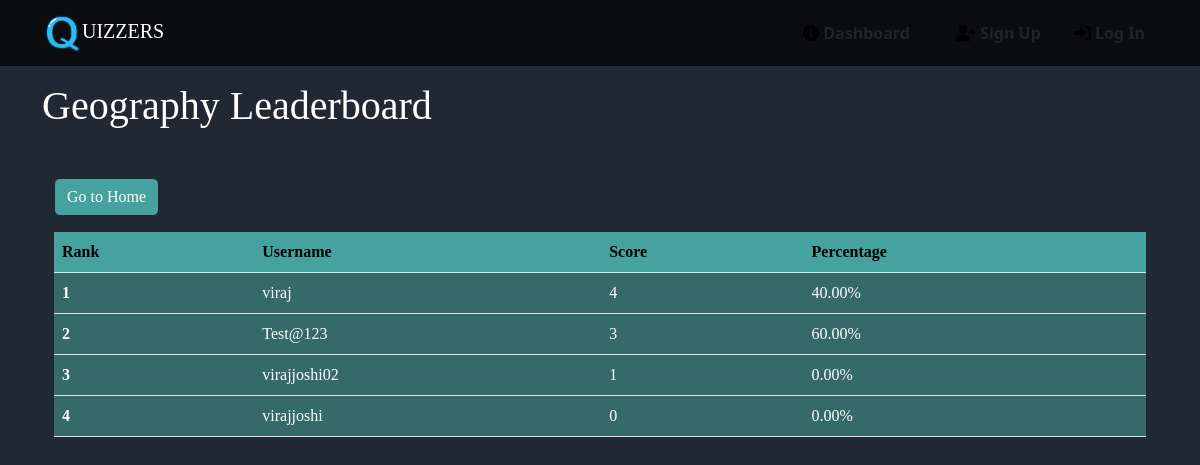
The page /category_leaderboard/Geography/ on the database its author committed.
### home/models.py (models this page shows, shortened)
class BaseModel(models.Model):
    uid= models.UUIDField(primary_key=True,default=uuid.uuid4)
    created_at= models.DateField(auto_now_add= True)
    updated_at= models.DateField(auto_now= True)
    class Meta:
        abstract= True

class Category(BaseModel):
    category_name= models.CharField(max_length= 100)
    image = models.ImageField(upload_to='category_images/', null=True, blank=True)

class UserQuizScore(models.Model):
    user = models.ForeignKey(User, on_delete=models.CASCADE)
    category= models.ForeignKey(Category , on_delete= models.CASCADE)  # storing the category name
    score = models.IntegerField(default=0)
    total_possible_score = models.IntegerField(default=0)
    submitted_at = models.DateTimeField(auto_now_add=True)
    def get_percentage(self):
        if self.total_possible_score != 0:
            return (self.score / self.total_possible_score) * 100
        else:
            return 0

### home/views.py (the view)
# urls.py: path('category_leaderboard/<str:category_name>/', views.category_leaderboard, name='category_leaderboard'),
def category_leaderboard(request, category_name):
    top_scores = (
        UserQuizScore.objects
        .filter(category__category_name=category_name)
        .order_by('-score')[:5]
        .annotate(percentage=ExpressionWrapper(F('score') * 100 / F('total_possible_score'), output_field=fields.FloatField()))
    )
    context = {
        'category_name': category_name,
        'top_scores': top_scores,
    }
    return render(request, 'category_leaderboard.html', context)

### home/templates/category_leaderboard.html (shortened to what this page needs)
<!DOCTYPE html>
<html lang="en">
<head>
    {% extends 'base.html' %}
    {% block content %}
    <link href="https://cdn.jsdelivr.net/npm/bootstrap@5.3.2/dist/css/bootstrap.min.css" rel="stylesheet"
>
</head>
<body style="background-color: #202833;">
    <h1 style="color: white;font-family:Cambria, Cochin, Georgia, Times, 'Times New Roman', serif;
    ">{{ category_name }} Leaderboard</h1>
    <div class="container mt-5">
        <a href="{% url 'home' %}" class="btn btn-dark mb-3" style="background-color: #46a29f;color: white;font-family:Cambria, Cochin, Georgia, Times, 'Times New Roman', serif;
        ">Go to
            Home</a>
        <table class="table">
            <thead>
                <tr>
                    <th scope="col">Rank</th>
                    <th scope="col">Username</th>
                    <th scope="col">Score</th>
                    <th scope="col">Percentage</th>
                </tr>
            </thead>
            <tbody>
                {% for score in top_scores %}
                <tr>
                    <th scope="row" style="background-color: #356a69;color: white;">{{ forloop.counter }}</th>
                    <td style="background-color: #356a69;color: white;">{{ score.user.username }}</td>
                    <td style="background-color: #356a69;color: white;">{{ score.score }}</td>
                    <td style="background-color: #356a69;color: white;">{{ score.get_percentage|floatformat:2 }}%</td>
                </tr>
                {% endfor %}
            </tbody>
        </table>
    </div>
    {% endblock %}

### home/templates/category_leaderboard.html (style rules this page uses)
.table { background-color: #46a29f; color: white; font-family:Cambria, Cochin, Georgia, Times, 'Times New Roman', serif; }
.table thead th { background-color: #46a29f; }
.table tbody tr:nth-child(odd) { background-color: #356a69; }
.table tbody tr:nth-child(even) { background-color: #3b7776; }
td { background-color: #202833; }

### rows shown on the page
Category: category_name "Geography"
UserQuizScore: user.username "viraj", score "4", get_percentage "40.00"
UserQuizScore: user.username "Test@123", score "3", get_percentage "60.00"
UserQuizScore: user.username "virajjoshi02", score "1", get_percentage "0.00"
UserQuizScore: user.username "virajjoshi", score "0", get_percentage "0.00"
